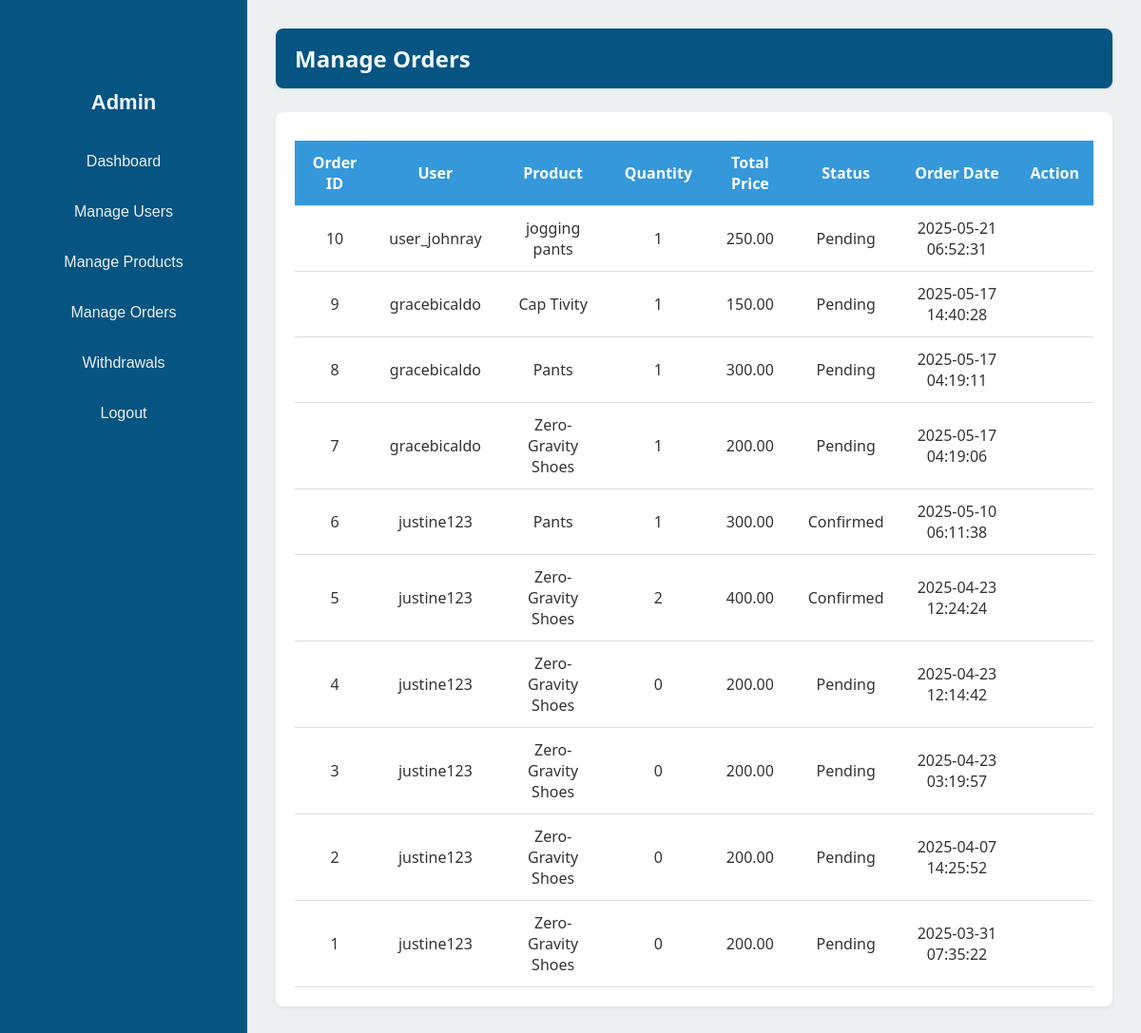
Screenshot of /Gravity/owner_manage_orders.php (signed in) with the database file from the repository.
### tables this page shows
CREATE TABLE `orders` (
  `id` int(11) NOT NULL,
  `user_id` int(11) NOT NULL,
  `product_id` int(11) NOT NULL,
  `quantity` int(11) NOT NULL,
  `total_price` decimal(10,2) NOT NULL,
  `status` enum('Pending','Processing','Shipped','Delivered','Cancelled','Confirmed') NOT NULL DEFAULT 'Pending',
  `order_date` timestamp NOT NULL DEFAULT current_timestamp()
);

CREATE TABLE `users` (
  `id` int(11) NOT NULL,
  `fullname` varchar(255) NOT NULL,
  `username` varchar(100) NOT NULL,
  `email` varchar(255) NOT NULL,
  `phone` varchar(20) NOT NULL,
  `password` varchar(255) NOT NULL,
  `user_type` enum('customer','supplier','admin') NOT NULL DEFAULT 'customer',
  `address` varchar(100) NOT NULL,
  `balance` decimal(11,2) NOT NULL
);

CREATE TABLE `products` (
  `id` int(11) NOT NULL,
  `name` varchar(255) NOT NULL,
  `price` decimal(10,2) NOT NULL,
  `image` varchar(255) NOT NULL,
  `supplier_id` int(11) DEFAULT NULL,
  `is_approved` tinyint(1) NOT NULL DEFAULT 0
);

### Gravity/owner_manage_orders.php (the view, shortened to what this page needs)
<?php
include "db_connect.php";
$sql = "SELECT o.id, o.user_id, o.product_id, o.quantity, o.total_price, o.status, o.order_date, u.username, p.name AS product_name
        FROM orders o
        JOIN users u ON o.user_id = u.id
        JOIN products p ON o.product_id = p.id
        ORDER BY o.order_date DESC";
$result = $conn->query($sql);
?>
<!DOCTYPE html>
<html lang="en">
<head>
    <link rel="stylesheet" href="owner_manage_orders.css">
</head>
<body>
    <div class="dashboard-container">
        <aside class="sidebar">
            <h2>Admin</h2>
            <ul>
                <li><a href="owner_dashboard.php">Dashboard</a></li>
                <li><a href="manage_users.php">Manage Users</a></li>
                <li><a href="owner_manage_products.php">Manage Products</a></li>
                <li><a href="owner_manage_orders.php">Manage Orders</a></li>
                <li><a href="owner_withdrawal.php">Withdrawals</a></li>
                <li><a href="logout.php">Logout</a></li>
            </ul>
        </aside>
        <main class="main-content">
            <header class="topbar">
                <h2>Manage Orders</h2>
            </header>
            <section class="orders">
                <table class="orders-table">
                    <thead>
                        <tr>
                            <th>Order ID</th>
                            <th>User</th>
                            <th>Product</th>
                            <th>Quantity</th>
                            <th>Total Price</th>
                            <th>Status</th>
                            <th>Order Date</th>
                            <th>Action</th>
                        </tr>
                    </thead>
                    <tbody>
                        <?php if ($result->num_rows > 0): ?>
                            <?php while($row = $result->fetch_assoc()): ?>
                                <tr>
                                    <td><?php echo $row['id']; ?></td>
                                    <td><?php echo $row['username']; ?></td>
                                    <td><?php echo $row['product_name']; ?></td>
                                    <td><?php echo $row['quantity']; ?></td>
                                    <td><?php echo $row['total_price']; ?></td>
                                    <td><?php echo $row['status']; ?></td>
                                    <td><?php echo $row['order_date']; ?></td>
                                    <td>
                                    </td>
                                </tr>
                            <?php endwhile; ?>
                        <?php else: ?>
                            <tr>
                                <td colspan="8">No orders found</td>
                            </tr>
                        <?php endif; ?>
                    </tbody>
                </table>
            </section>
        </main>
    </div>
</body>
</html>

### Gravity/owner_manage_orders.css (style rules this page uses)
html, body { height: 100%; overflow: hidden; margin: 0; font-family: 'Segoe UI', Tahoma, Geneva, Verdana, sans-serif; background-color: #f4f6f8; color: #333; }
.dashboard-container { display: flex; height: 100vh; }
.sidebar { width: 220px; background-color: #055481; padding: 70px 20px 20px 20px; flex-shrink: 0; display: flex; flex-direction: column; align-items: center; height: 100vh; overflow: hidden; }
.main-content { flex: 1; padding: 30px; background-color: #ecf0f1; height: 100vh; overflow-y: auto; }
.sidebar h2 { padding-top: 20px; font-family: Verdana, Geneva, Tahoma, sans-serif; color: aliceblue; margin-top: 5px; margin-bottom: 30px; font-size: 22px; text-align: center; width: 100%; }
.sidebar ul { list-style: none; padding: 0; margin: 0; width: 100%; display: flex; flex-direction: column; align-items: center; }
.sidebar ul li { width: 100%; margin-bottom: 15px; display: flex; justify-content: center; }
.sidebar ul li a { font-family:Arial, Helvetica, sans-serif; color: #ecf0f1; text-decoration: none; padding: 10px; display: inline-block; border-radius: 4px; text-align: center; width: 100%; max-width: 160px; }
.topbar { background-color: #055481; padding: 15px 20px; border-radius: 8px; box-shadow: 0 1px 3px rgba(0,0,0,0.1); margin-bottom: 25px; }
.topbar h2 { margin: 0; font-size: 24px; color: aliceblue; }
.orders { background-color: #fff; border-radius: 8px; padding: 20px; box-shadow: 0 2px 6px rgba(0,0,0,0.05); overflow-x: auto; }
.orders-table { width: 100%; border-collapse: collapse; margin-top: 10px; }
.orders-table th, .orders-table td { padding: 12px 15px; text-align: center; border-bottom: 1px solid #ddd; }
.orders-table th { background-color: #3498db; color: white; font-weight: 600; }

### rows the page displays
orders: id "10", user.username "user_johnray", product.name "jogging pants", quantity "1", total_price "250.00", status "Pending", order_date "2025-05-21 06:52:31"
orders: id "9", user.username "gracebicaldo", product.name "Cap Tivity", quantity "1", total_price "150.00", status "Pending", order_date "2025-05-17 14:40:28"
orders: id "8", user.username "gracebicaldo", product.name "Pants", quantity "1", total_price "300.00", status "Pending", order_date "2025-05-17 04:19:11"
orders: id "7", user.username "gracebicaldo", product.name "Zero-Gravity Shoes", quantity "1", total_price "200.00", status "Pending", order_date "2025-05-17 04:19:06"
orders: id "6", user.username "justine123", product.name "Pants", quantity "1", total_price "300.00", status "Confirmed", order_date "2025-05-10 06:11:38"
orders: id "5", user.username "justine123", product.name "Zero-Gravity Shoes", quantity "2", total_price "400.00", status "Confirmed", order_date "2025-04-23 12:24:24"
orders: id "4", user.username "justine123", product.name "Zero-Gravity Shoes", quantity "0", total_price "200.00", status "Pending", order_date "2025-04-23 12:14:42"
orders: id "3", user.username "justine123", product.name "Zero-Gravity Shoes", quantity "0", total_price "200.00", status "Pending", order_date "2025-04-23 03:19:57"
orders: id "2", user.username "justine123", product.name "Zero-Gravity Shoes", quantity "0", total_price "200.00", status "Pending", order_date "2025-04-07 14:25:52"
orders: id "1", user.username "justine123", product.name "Zero-Gravity Shoes", quantity "0", total_price "200.00", status "Pending", order_date "2025-03-31 07:35:22"
